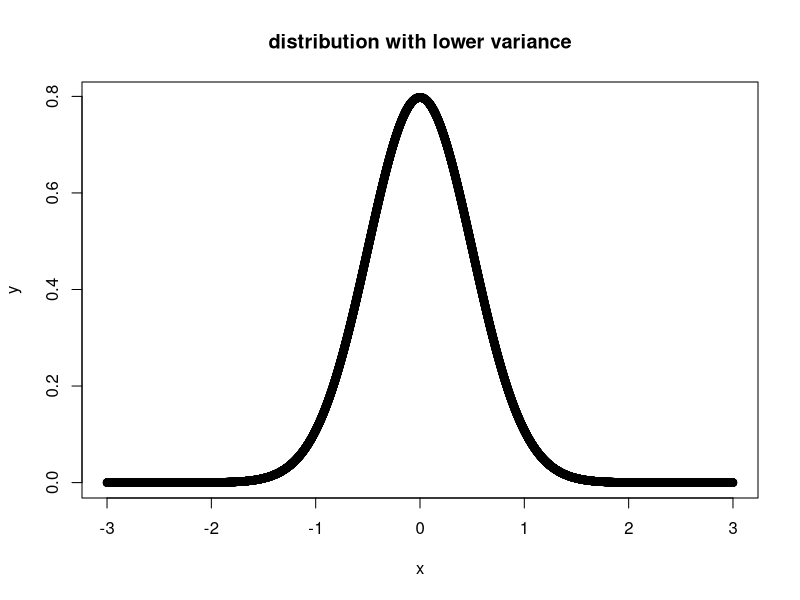
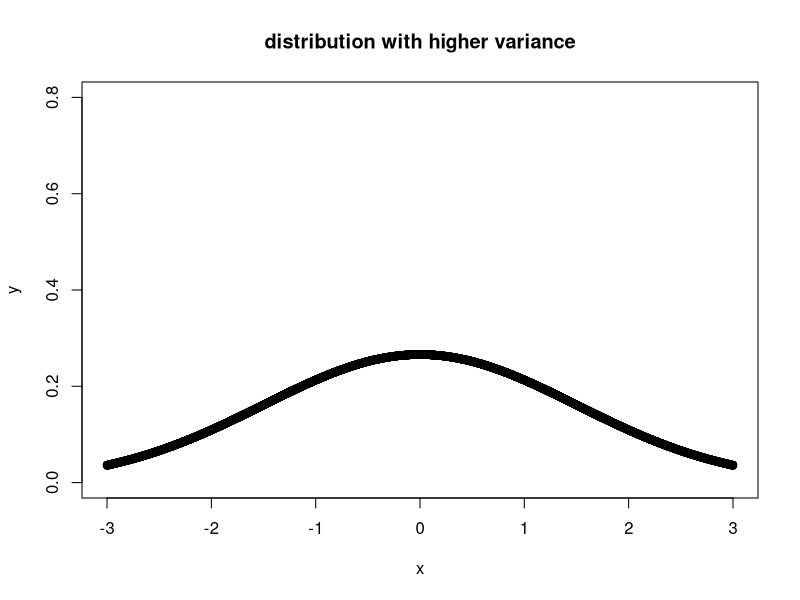

The R script that drew these images, in order:
## ---- chunk 1
x<- seq(-3,3, length=10000)
y=dnorm(x, sd=0.5)

plot(x,y, main="distribution with lower variance")
## ---- chunk 2
x<- seq(-3,3, length=10000)
y=dnorm(x, sd=1.5)

plot(x,y,
     ylim=c(0,.8),
     main="distribution with higher variance")
